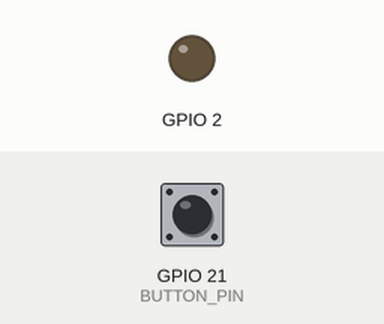
This program was run on a simulated ESP32. Parts: output pins drawn as LEDs (lit = HIGH). The test bench sets the inputs (shaded band); at power-on: GPIO 21 (BUTTON_PIN) HIGH. EEPROM starts erased.

Above: at 1.3 s.
1.4 s: GPIO 21 (BUTTON_PIN) pulled LOW for 0.15 s
At 2.6 s:
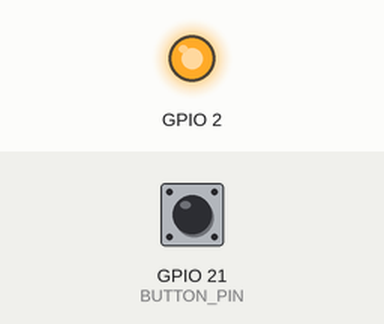
3.0 s: GPIO 21 (BUTTON_PIN) pulled LOW for 1 s
At 3.8 s:
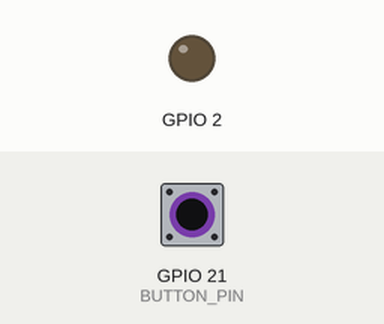
5.5 s: GPIO 21 (BUTTON_PIN) pulled LOW for 3.2 s
At 6.9 s:
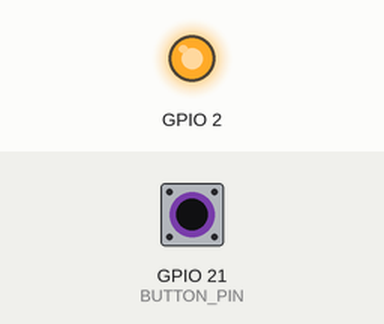
Timing chart, 0 to 8.5 s (numbered marks = the images above; inputs shaded):
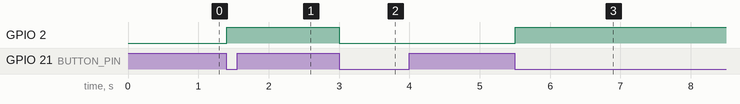

The program:

main.cpp
```cpp
#include <Arduino.h>
#include <Preferences.h>

// #define STRING_DEMO_ENABLE

#define STORAGE_NAME "storage"
#define LED_STATUS_KEY "led"
#define SSID_KEY "ssid"
#define BUTTON_PIN 21

bool ledStatus = LOW;
bool changeLedStatus = false;
portMUX_TYPE gpioIntMux = portMUX_INITIALIZER_UNLOCKED;

Preferences storage;
String ssid;
uint32_t dataIndex = 0;

void IRAM_ATTR gpioISR()
{
  portENTER_CRITICAL(&gpioIntMux);
  changeLedStatus = true;
  portEXIT_CRITICAL(&gpioIntMux);
}

void setup()
{
  // put your setup code here, to run once:
  pinMode(BUTTON_PIN, INPUT_PULLUP);
  pinMode(BUILTIN_LED, OUTPUT);
  attachInterrupt(BUTTON_PIN, &gpioISR, FALLING);

  Serial.begin(9600);

  // Initialize Preferences and read LED status
  storage.begin(STORAGE_NAME);
  delay(100);
  ledStatus = storage.getBool(LED_STATUS_KEY);
  digitalWrite(BUILTIN_LED, ledStatus);
}

void loop()
{
  // put your main code here, to run repeatedly:
  if (changeLedStatus)
  {
    portENTER_CRITICAL(&gpioIntMux);
    changeLedStatus = false;
    portEXIT_CRITICAL(&gpioIntMux);

    ledStatus = !ledStatus;
    digitalWrite(BUILTIN_LED, ledStatus);

    storage.begin(STORAGE_NAME);
    storage.putBool(LED_STATUS_KEY, ledStatus);
    storage.end();
  }
}
```

Measured:
- after the input at 1.4 s, GPIO 2: LOW → HIGH at once
- after the input at 3.0 s, GPIO 2: HIGH → LOW at once
- after the input at 5.5 s, GPIO 2: LOW → HIGH at once
